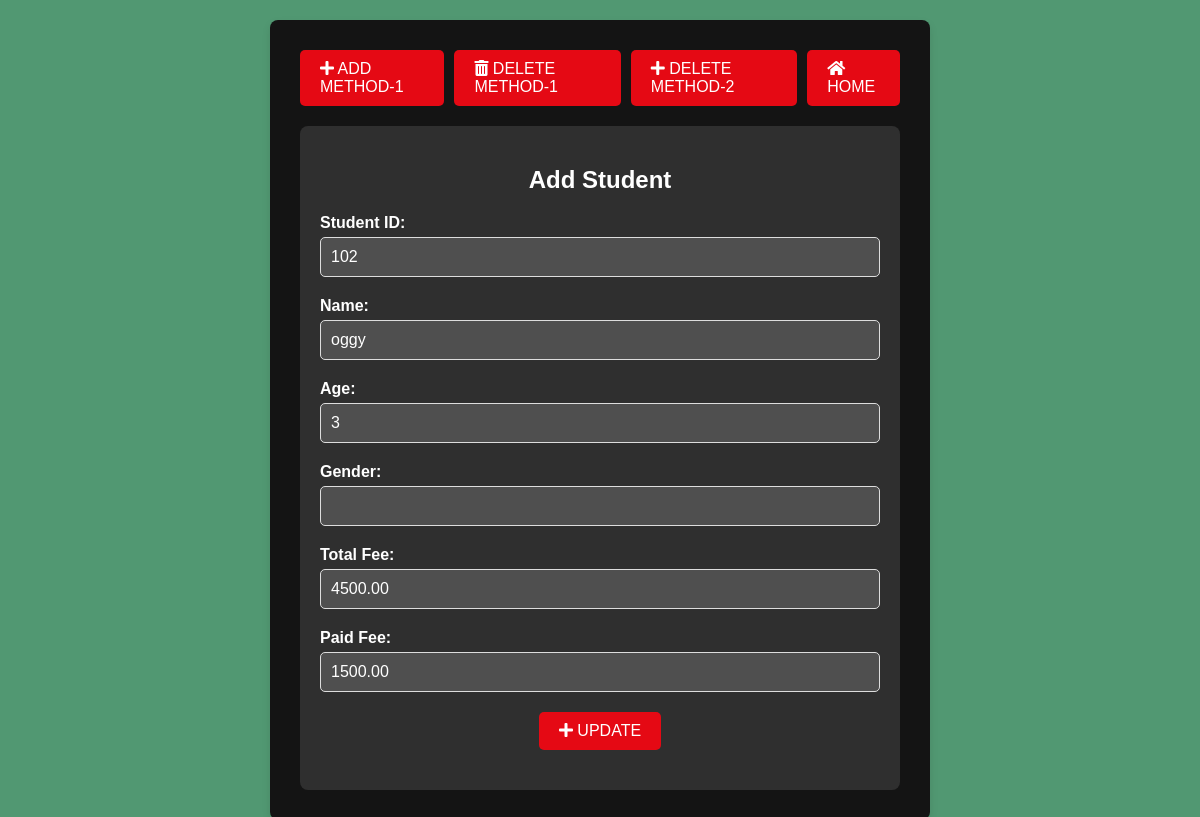
The app's page /edit/102/ with its own data.
### Student/models.py (models this page shows)
class Student_models(models.Model):
    student_id = models.CharField(max_length=10, primary_key=True)  # Assuming student_id is the primary key
    student_name = models.CharField(max_length=100)
    student_age = models.IntegerField()
    student_gender = models.CharField(max_length=10)
    total_fee = models.DecimalField(max_digits=10, decimal_places=2)
    paid_fee = models.DecimalField(max_digits=10, decimal_places=2)

### Student/views.py (the view)
# urls.py: path('edit/<int:id>/',views.edit_views,name='edit'),
def edit_views(request,id):
    obj = Student_models.objects.get(pk=id)
    return render(request,'edit.html',{'students':obj})

### templates/edit.html (shortened to what this page needs)
<!DOCTYPE html>
<html lang="en">
<head>
    <link rel="stylesheet" href="https://cdnjs.cloudflare.com/ajax/libs/font-awesome/5.15.4/css/all.min.css" />
</head>
<body>
    <div class="container">
        <div class="header">
            <a href="{% url 'add1' %}" class="btn"><i class="fas fa-plus"></i> Add Method-1</a>
            <a href="{% url 'delete1' %}" class="btn"><i class="fas fa-trash-alt"></i> Delete Method-1</a>
            <a href="/" class="btn"><i class="fas fa-plus"></i> Delete Method-2</a>
            <a href="/" class="btn"><i class="fas fa-home"></i> Home</a>
        </div>
        <div class="form-container">
            <h2 style="text-align: center;">Add Student</h2>
            <form method="post" action="/edit/{{student_id}}">
                <div class="form-group">
                    <label for="student_id">Student ID:</label>
                    <input type="text" id="student_id" name="student_id" required value="{{students.student_id}}">
                </div>
                <div class="form-group">
                    <label for="student_name">Name:</label>
                    <input type="text" id="student_name" name="student_name" required value="{{students.student_name}}">
                </div>
                <div class="form-group">
                    <label for="student_age">Age:</label>
                    <input type="number" id="student_age" name="student_age" required value="{{students.student_age}}">
                </div>
                <div class="form-group">
                    <label for="student_gender">Gender:</label>
                    <input type="number" id="student_gender" name="student_gender" required value="{{student_gender}}">
                </div>
                <div class="form-group">
                    <label for="total_fee">Total Fee:</label>
                    <input type="number" id="total_fee" name="total_fee" required value="{{students.total_fee}}">
                </div>
                <div class="form-group">
                    <label for="paid_fee">Paid Fee:</label>
                    <input type="number" id="paid_fee" name="paid_fee" required value="{{students.paid_fee}}">
                </div>
                <div class="form-group" style="text-align: center;">
                    <button type="submit"><i class="fas fa-plus"></i> Update </button>
                </div>
            </form>
        </div>
    </div>
</body>
</html>

### templates/edit.html (style rules this page uses)
body { font-family: Arial, sans-serif; background-color: #519872; color: #fff; padding: 20px; margin: 0; }
.container { max-width: 600px; margin: 0 auto; background-color: #141414; padding: 30px; border-radius: 8px; box-shadow: 0 4px 8px rgba(0, 0, 0, 0.1); }
.header { display: flex; justify-content: space-between; align-items: center; margin-bottom: 20px; }
.header .btn { background-color: #e50914; color: white; border: none; border-radius: 5px; cursor: pointer; transition: background-color 0.3s ease; text-decoration: none; padding: 10px 20px; font-size: 16px; text-transform: uppercase; }
.header .btn:not(:last-child) { margin-right: 10px; }
.form-container { background-color: #2f2f2f; padding: 20px; border-radius: 8px; margin-top: 20px; }
.form-group { margin-bottom: 20px; }
.form-group label { font-weight: bold; display: block; margin-bottom: 5px; color: #fff; }
.form-group input[type="text"], .form-group input[type="number"], .form-group select { width: 100%; padding: 10px; border: 1px solid #ddd; border-radius: 5px; box-sizing: border-box; font-size: 16px; outline: none; background-color: #4f4f4f; color: #fff; }
.form-group button { background-color: #e50914; color: white; border: none; padding: 10px 20px; border-radius: 5px; cursor: pointer; font-size: 16px; text-transform: uppercase; transition: background-color 0.3s ease; }

### records on screen
Student_models: student_id "102", student_name "oggy", student_age "3", total_fee "4500.00", paid_fee "1500.00"
